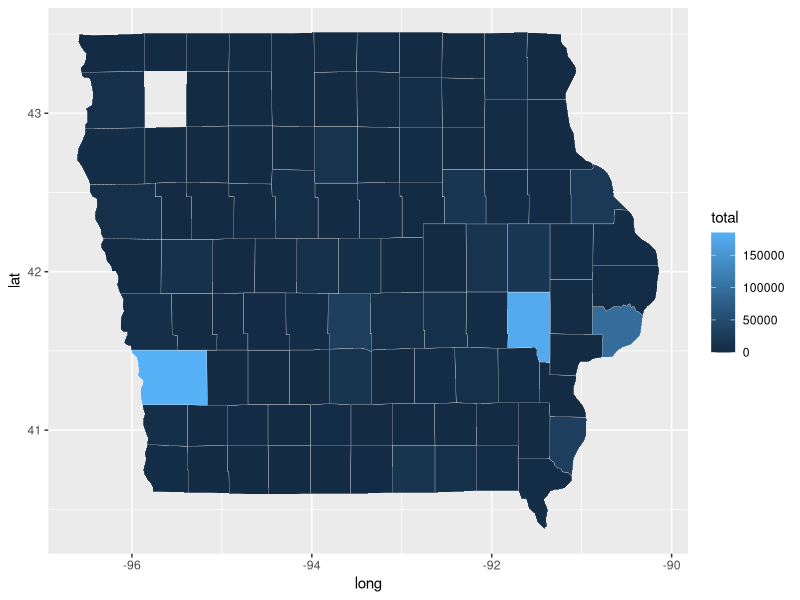
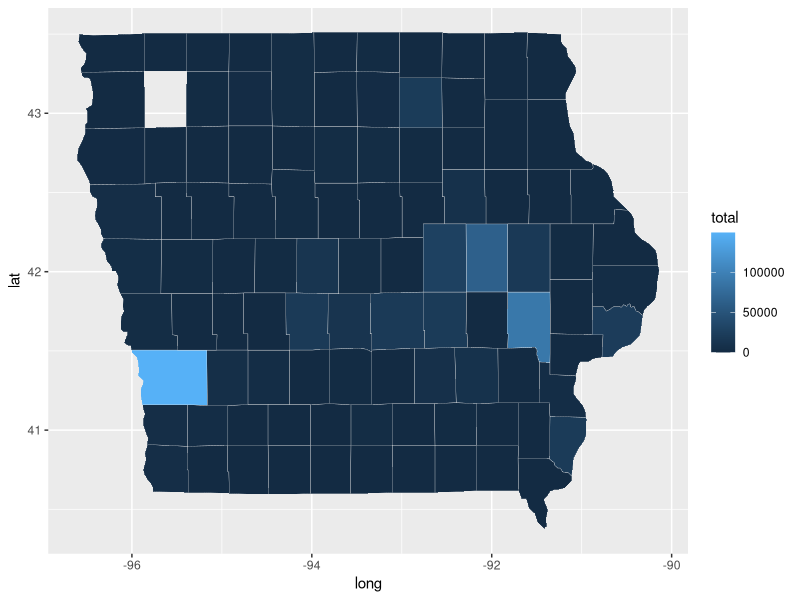
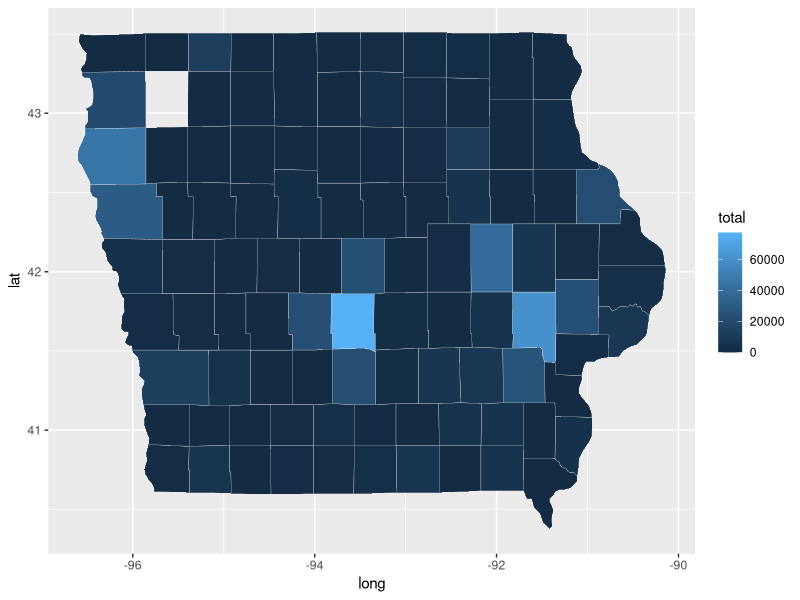
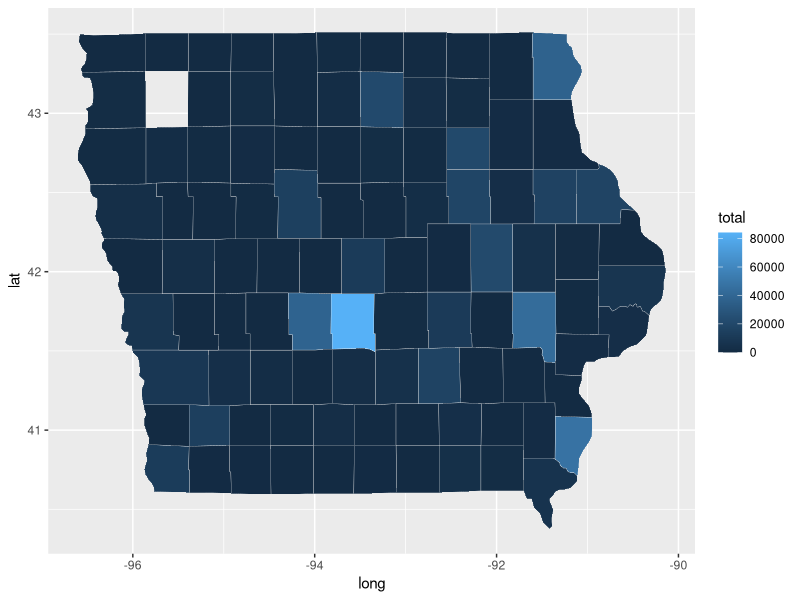
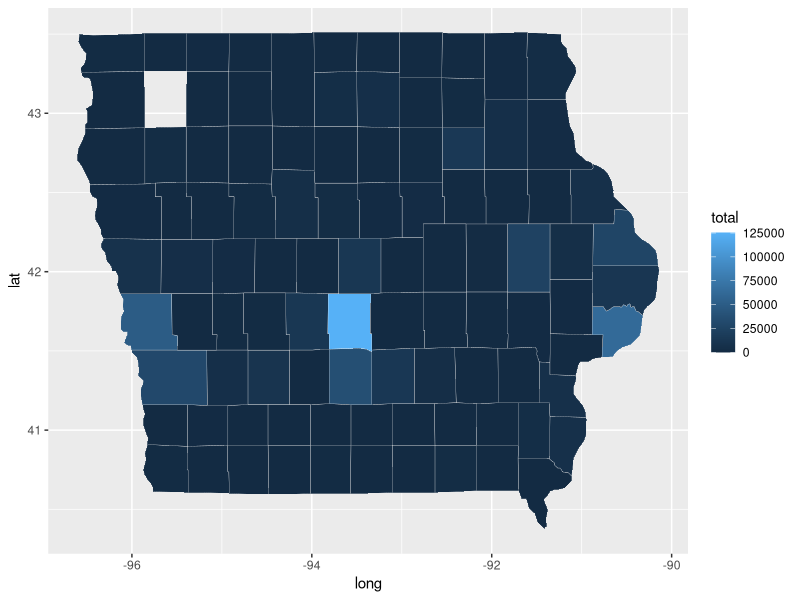

Generate these figures, in order, with R:
## ---- chunk 1
knitr::opts_chunk$set(echo = TRUE)
## ---- chunk 2

library(readxl)
library(tidyverse)
library(dplyr)

FiveYear <- read_excel('./2021_2025_5YrProg_Highway_Program.xlsx')

str(FiveYear) 
names(FiveYear)

FiveYear <- FiveYear %>% 
  fill(Location, .direction = "down") %>% 
  rename(District = `Iowa DOT District`, Route = `Project Route`, 
         Work = `Type of Work`) %>%
  group_by(County, District, Route, Location) %>%
  fill(Miles, .direction = "down") %>%
  mutate(District = as.numeric(District))
  

## ---- chunk 3
states <- map_data('state')
us_counties <- map_data("county")

twentyone <- FiveYear %>% 
  select(County,'Latitude\r\n(Decimal(', "Longitude\r\n(Decimal)","2021") %>%
  rename(year ="2021")%>%
  mutate(subregion = tolower(County)) %>% 
  group_by(subregion) %>% 
  summarize(total = sum(year,na.rm=TRUE))

 
iowa <- c("iowa")
us_counties <- us_counties %>% filter(region %in% iowa)
twentyone <- inner_join(twentyone, us_counties, by = "subregion")
 twentyone %>% ggplot(data = twentyone,
            mapping = aes(x = long, y = lat,
                          group = group, fill = total))+ geom_polygon(color = "gray90", size = 0.1) 
 
 twentytwo <- FiveYear %>% 
  select(County,'Latitude\r\n(Decimal(', "Longitude\r\n(Decimal)","2022") %>%
  rename(year ="2022")%>%
  mutate(subregion = tolower(County)) %>% 
  group_by(subregion) %>% 
  summarize(total = sum(year,na.rm=TRUE))

 
iowa <- c("iowa")
us_counties <- us_counties %>% filter(region %in% iowa)
twentytwo <- inner_join(twentytwo, us_counties, by = "subregion")
 twentytwo %>% ggplot(data = twentytwo,
            mapping = aes(x = long, y = lat,
                          group = group, fill = total))+ geom_polygon(color = "gray90", size = 0.1)
 
twentythree <- FiveYear %>% 
  select(County,'Latitude\r\n(Decimal(', "Longitude\r\n(Decimal)","2023") %>%
  rename(year ="2023")%>%
  mutate(subregion = tolower(County)) %>% 
  group_by(subregion) %>% 
  summarize(total = sum(year,na.rm=TRUE))

 
iowa <- c("iowa")
us_counties <- us_counties %>% filter(region %in% iowa)
twentythree <- inner_join(twentythree, us_counties, by = "subregion")
 twentythree %>% ggplot(data = twentythree,
            mapping = aes(x = long, y = lat,
                          group = group, fill = total))+ geom_polygon(color = "gray90", size = 0.1) 
 
twentyfour <- FiveYear %>% 
  select(County,'Latitude\r\n(Decimal(', "Longitude\r\n(Decimal)","2024") %>%
  rename(year ="2024")%>%
  mutate(subregion = tolower(County)) %>% 
  group_by(subregion) %>% 
  summarize(total = sum(year,na.rm=TRUE))

 
iowa <- c("iowa")
us_counties <- us_counties %>% filter(region %in% iowa)
twentyfour <- inner_join(twentyfour, us_counties, by = "subregion")
 twentyfour %>% ggplot(data = twentyfour,
            mapping = aes(x = long, y = lat,
                          group = group, fill = total))+ geom_polygon(color = "gray90", size = 0.1)
 
 twentyfive <- FiveYear %>% 
  select(County,'Latitude\r\n(Decimal(', "Longitude\r\n(Decimal)","2025") %>%
  rename(year ="2025")%>%
  mutate(subregion = tolower(County)) %>% 
  group_by(subregion) %>% 
  summarize(total = sum(year,na.rm=TRUE))

 
iowa <- c("iowa")
us_counties <- us_counties %>% filter(region %in% iowa)
twentyfive <- inner_join(twentyfive, us_counties, by = "subregion")
 twentyfive %>% ggplot(data = twentyfive,
            mapping = aes(x = long, y = lat,
                          group = group, fill = total))+ geom_polygon(color = "gray90", size = 0.1)

## ---- chunk 4

## ---- chunk 5

## ---- chunk 6

## ---- chunk 7

## ---- chunk 8

